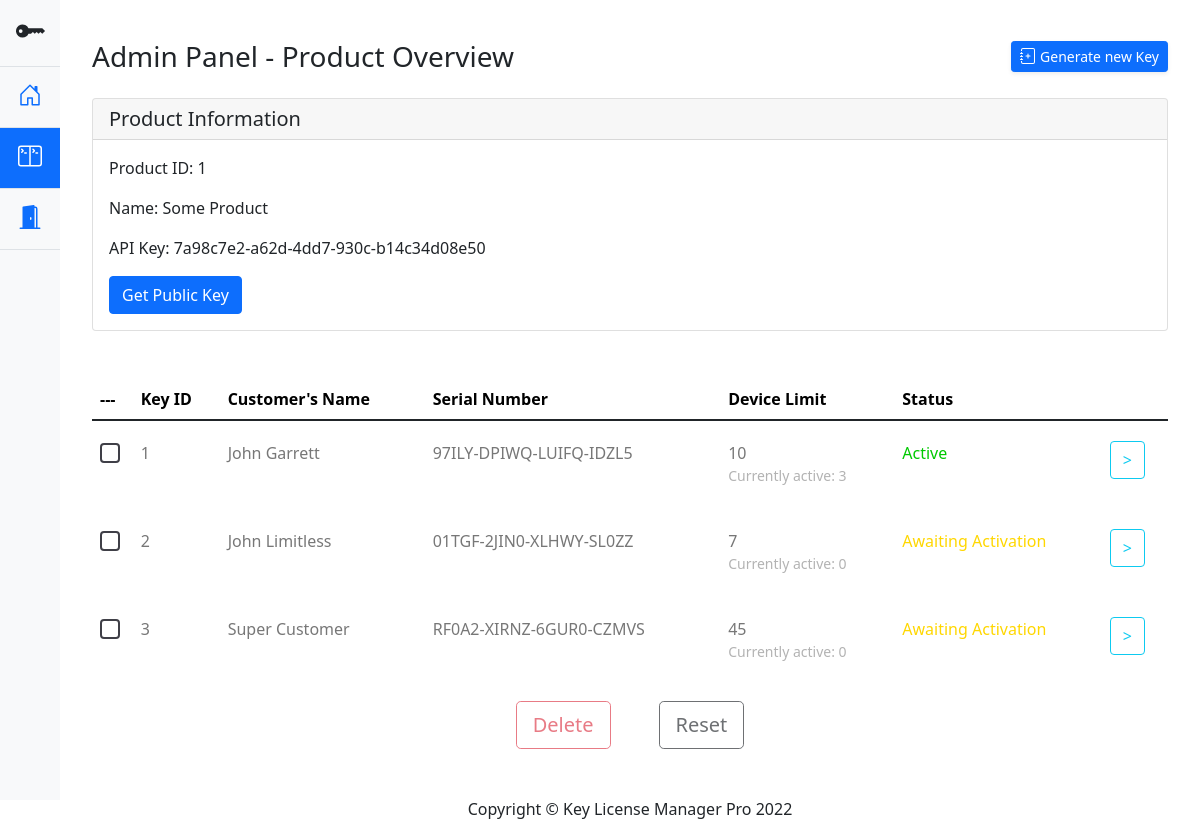
The app's page /cpanel/product/id/1 (signed in), older data.
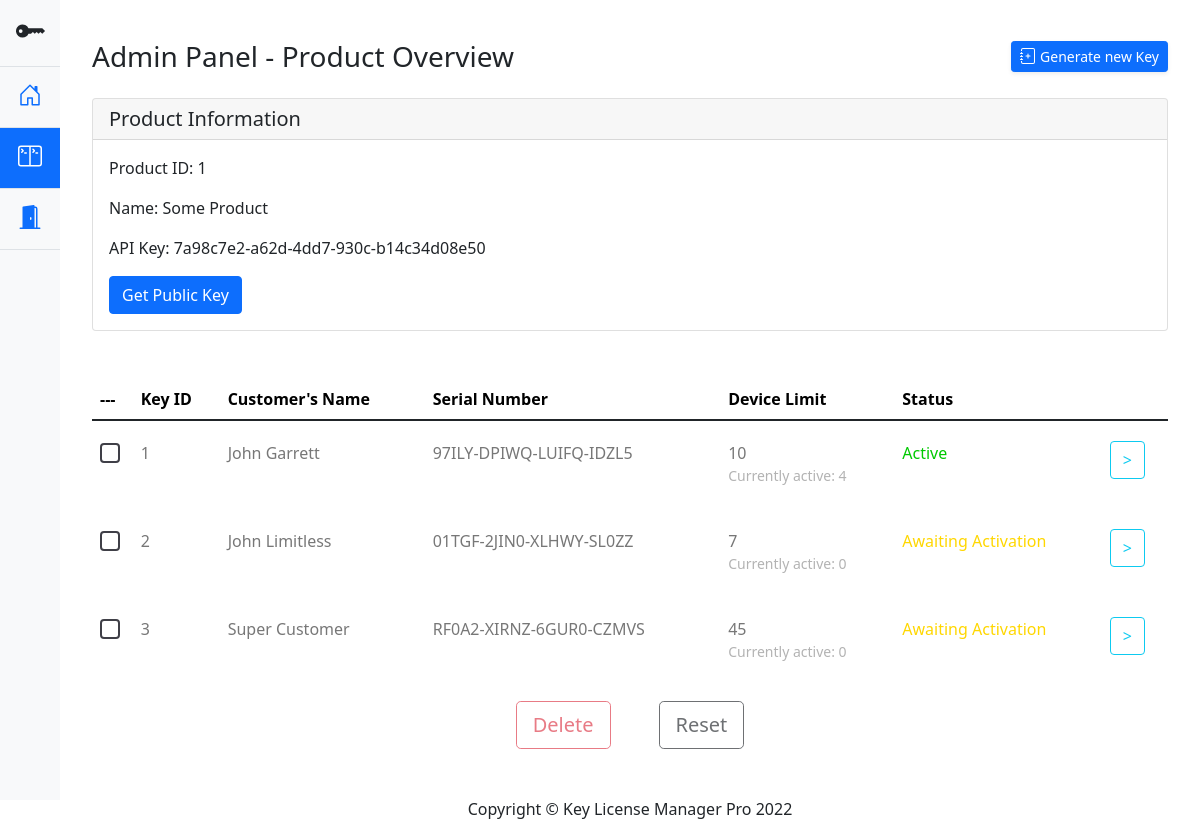
The same page, newer data.
### models.py (models this page shows)
class Product(db.Model):
    __tablename__ = "product"
    id = db.Column( db.Integer, primary_key=True )
    name = db.Column( db.String(100), unique=True )
    logo = db.Column( db.String(150) )
    privateK = db.Column(db.String(1100), unique=True)
    publicK = db.Column(db.String(1100), unique=True)
    apiK = db.Column( db.String(100), unique=True )

class Key(db.Model):
    __tablename__ = "key"
    id = db.Column(db.Integer, primary_key=True)
    productid = db.Column(db.Integer, db.ForeignKey('product.id'), nullable=False)
    customername = db.Column( db.String(100) )
    customeremail = db.Column( db.String(100) )
    customerphone = db.Column( db.String(20) )
    serialkey = db.Column( db.String(100), unique = True)
    maxdevices = db.Column( db.Integer )
    devices = db.Column( db.Integer )
    status = db.Column( db.Integer )
    expirydate = db.Column( db.Integer, nullable=False)

### main.py (the view)
@main.route('/cpanel/product/id/<productid>')
@login_required
def productDisplay(productid):
    keyList = DBAPI.getKeys(productid)
    productContent = DBAPI.getProductByID(productid)
    return render_template('product.html', prodID = productid, keyList = keyList, pcontent = productContent, pubKey = productContent.publicK.decode('utf-8'))

### databaseAPI.py (called while the page is built)
def getProductByID(productID):
    return Product.query.filter_by(id = productID).first()

def getKeys(productID):
    return Key.query.filter_by(productid = productID).all()

### templates/product.html (shortened to what this page needs)
{% extends "base.html" %}
{% block topnav %}
nav-link py-3 border-bottom border-top
{% endblock %}
{% block midnav %}
nav-link active py-3 border-bottom
{% endblock %}
{% block content %}
<div id="content-wrapper" class="d-flex flex-column">
	<div id="content">
		<div class="container-fluid special-padding main-body-setting">
			<div class="d-sm-flex align-items-center justify-content-between mb-4">
				<h1 class="h3 mb-0 text-gray-800">Admin Panel - Product Overview</h1>
				<a id="createProductCall" href="#" class="d-none d-sm-inline-block btn btn-sm btn-primary shadow-sm">
					<svg class="bi" width="16" height="16" role="img" aria-label="Home">
						<use xlink:href="#addproduct"/>
					</svg>
					Generate new Key
				</a>
			</div>
			<div class="container-fluid p-0">
				<div class="card mb-5">
					<h5 class="card-header">Product Information</h5>
					<div class="card-body">
						<p class="card-text">
							<bold class="font-weight-bold">Product ID: </bold>
							{{ prodID }}
						</p>
						<p class="card-text">
							<bold class="font-weight-bold">Name: </bold>
							{{ pcontent.name }}
						</p>
						<p class="card-text">
							<bold class="font-weight-bold">API Key: </bold>
							{{ pcontent.apiK }}
						</p>
						<button id="getPubK" type="button" class="btn btn-primary">Get Public Key</button>
					</div>
				</div>
				<div class="table-responsive custom-table-responsive">
					{% if keyList|length > 0 %}
					<table class="table custom-table">
						<thead>
							<tr>
								<th scope="col">
									---
								</th>
								<th scope="col">Key ID</th>
								<th scope="col">Customer's Name</th>
								<th scope="col">Serial Number</th>
								<th scope="col">Device Limit</th>
								<th scope="col">Status</th>
							</tr>
						</thead>
						<tbody>
							{%for key in keyList%}
							<tr scope="row">
								<th scope="row">
									<label class="control control--checkbox">
										<div class="control__indicator"></div>
									</label>
								</th>
								<td class="key-id-data">
									{{ key.id }}
								</td>
								<td>{{ key.customername }}</td>
								<td>{{ key.serialkey }}</td>
								<td>
									{{ key.maxdevices }}
									<small class="d-block">
										<bold>Currently active:</bold>
										{{ key.devices }}
									</small>
								</td>
								{% if key.status == 0 %}
								<td class="status-inactive">Awaiting Activation</td>
								{% elif key.status == 1 %}
								<td class="status-active">Active</td>
								{% elif key.status == 2 %}
								<td class="status-revoked">Revoked</td>
								{% endif %}
								<td>
									<a href="{{ url_for('main.keyDataDisplay', keyid = key.id) }}">
									<button type="button" class="btn btn-outline-info">></button>
									</a>
								</td>
							</tr>
							<tr class="spacer">
								<td colspan="100"></td>
							</tr>
							{%endfor%}
						</tbody>
					</table>
					{% else %}
					<h2 class="empty-header-text">Oh no ... There are no keys here :(</h2>
					<p class="empty-paragraph-text">Click on "Generate new Key" to get started!</p>
					{% endif %}
				</div>
				<div class="d-flex justify-content-center mb-5">
					<button type="button" class="btn btn-lg btn-outline-danger ms-4 me-4 action-on-key disabled">Delete</button>
					<button type="button" class="btn btn-lg btn-outline-dark ms-4 me-4 action-on-key disabled">Reset</button>
				</div>
			</div>
		</div>
	</div>
	<footer class="sticky-footer bg-white">
		<div class="container my-auto">
			<div class="copyright text-center my-auto">
				<span>Copyright © Key License Manager Pro 2022</span>
			</div>
		</div>
	</footer>
</div>
{% endblock %}

### templates/base.html (shortened to what this page needs)
<!doctype html>
<html lang="en">
	<head>
        <link rel="stylesheet" href="https://cdn.jsdelivr.net/npm/bootstrap-icons@1.8.1/font/bootstrap-icons.css">
		<link href="{{ url_for('static', filename='bootstrap.min.css') }}" rel="stylesheet">
		<link href="{{ url_for('static', filename='style.css') }}" rel="stylesheet">
	</head>
	<body>
        <section class="left-nav vh-100">
            <div class="d-flex flex-column bg-light vh-100" style="width: 5vw;">
                <a href="/" class="d-block p-3 link-dark text-decoration-none text-center nav-link" title="Icon-only" data-bs-toggle="tooltip" data-bs-placement="right">
                    <svg class="bi" width="30" height="30" role="img" aria-label="Home">
                        <use xlink:href="#keylogo"/>
                    </svg>
                </a>
                <ul class="nav flex-grow-1 nav-pills nav-flush flex-column mb-auto text-center">
                    <li class="nav-item">
                        <a href="{{ url_for('main.cpanel') }}" class="{% block topnav %}nav-link active py-3 border-bottom{% endblock %}" aria-current="page" title="Home" data-bs-toggle="tooltip" data-bs-placement="right">
                            <svg class="bi" width="24" height="24" role="img" aria-label="Home">
                                <use xlink:href="#home"/>
                            </svg>
                        </a>
                    </li>
                    <li>
                        <a href="#" class="{% block midnav %}nav-link py-3 border-bottom{% endblock %}" title="Dashboard" data-bs-toggle="tooltip" data-bs-placement="right">
                            <svg class="bi" width="24" height="24" role="img" aria-label="Customers">
                                <use xlink:href="#dashboard"/>
                            </svg>
                        </a>
                    </li>
                    <li>
                        <a href="#" class="nav-link py-3 border-bottom" title="Customers" data-bs-toggle="tooltip" data-bs-placement="right">
                            <svg class="bi" width="24" height="24" role="img" aria-label="Customers">
                                <use xlink:href="#logout"/>
                            </svg>
                        </a>
                    </li>
                </ul>
            </div>
        </section>
        <div class="container-fluid right-display">
            {% block content %}
            {% endblock %}
        </div>
	</body>
</html>

### static/style.css (style rules this page uses)
:root { --product-card-height: 20vh; }
body { min-height: 100vh; min-height: -webkit-fill-available; }
html { height: -webkit-fill-available; }
.bi { vertical-align: -.125em; pointer-events: none; fill: currentColor; }
.nav-flush .nav-link { border-radius: 0; }
.left-nav { position: fixed; left: 0; top: 0; width: 5vw; min-width: 64px; }
.right-display { padding-left: 5vw; padding-right: 0px !important; }
.special-padding { padding-left: 2rem !important; padding-right: 2rem !important; }
.custom-table { min-width: 900px; }
.custom-table thead tr, .custom-table thead th { border-top: none; border-bottom: none !important; color: rgb(0, 0, 0); }
.custom-table tbody th, .custom-table tbody td { color: #777; font-weight: 400; padding-bottom: 20px; padding-top: 20px; font-weight: 300; }
.custom-table tbody th small, .custom-table tbody td small { color: #b3b3b3; font-weight: 300; }
.custom-table tbody tr:not(.spacer) { border-radius: 7px; overflow: hidden; -webkit-transition: .3s all ease; -o-transition: .3s all ease; transition: .3s all ease; }
.custom-table tbody tr th, .custom-table tbody tr td { background: #ffffff; border: none; -webkit-transition: .3s all ease; -o-transition: .3s all ease; transition: .3s all ease; }
.custom-table tbody tr th a, .custom-table tbody tr td a { color: #b3b3b3; }
.custom-table tbody tr th:first-child, .custom-table tbody tr td:first-child { border-top-left-radius: 0px; border-bottom-left-radius: 0px; }
.custom-table tbody tr th:last-child, .custom-table tbody tr td:last-child { border-top-right-radius: 0px; border-bottom-right-radius: 0px; }
.custom-table tbody tr.spacer td { padding: 0 !important; height: 3px; border-radius: 0 !important; background: transparent !important; }
.control { display: block; position: relative; margin-bottom: 25px; cursor: pointer; font-size: 18px; }
.control__indicator { position: absolute; top: 2px; left: 0; height: 20px; width: 20px; border-radius: 4px; border: 2px solid #3f3f47; background: transparent; }
.control__indicator:after { font-family: 'Arial'; font-size: 1rem; content: ''; position: absolute; display: none; }
.control--checkbox .control__indicator:after { top: 50%; left: 50%; -webkit-transform: translate(-50%, -52%); -ms-transform: translate(-50%, -52%); transform: translate(-50%, -52%); }
.status-active { color: rgb(0, 201, 0) !important; }
.status-inactive { color: gold !important; }
.main-body-setting { margin-top: 5vh !important; }

Row changes from the older to the newer data that the page shows:
changed Key "John Garrett": devices "3" → "4"
